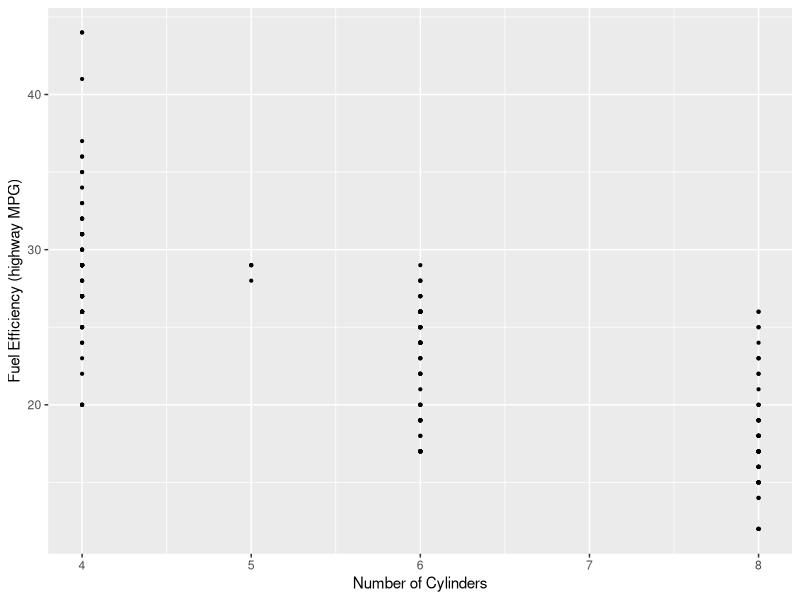
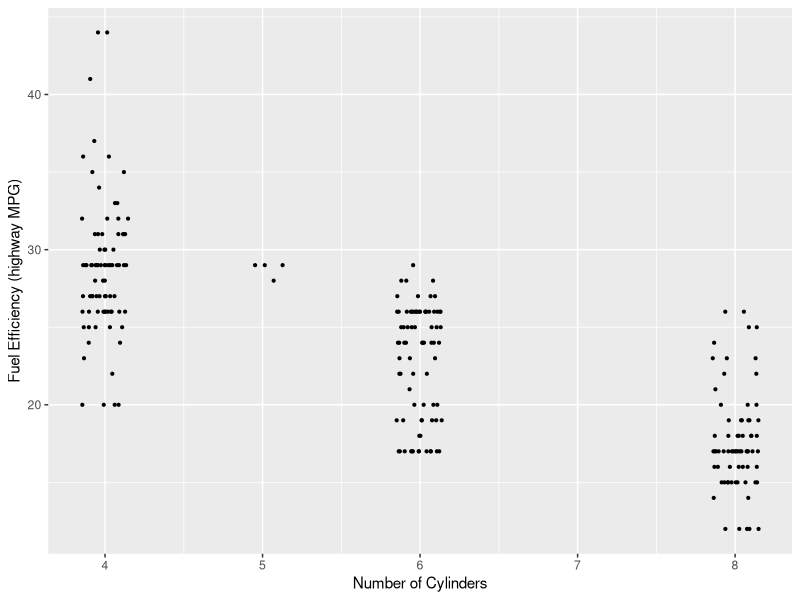
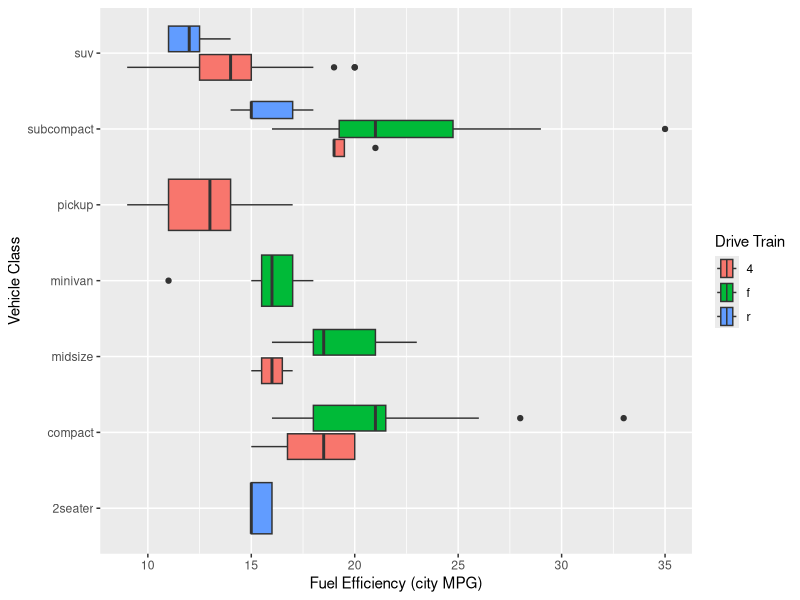
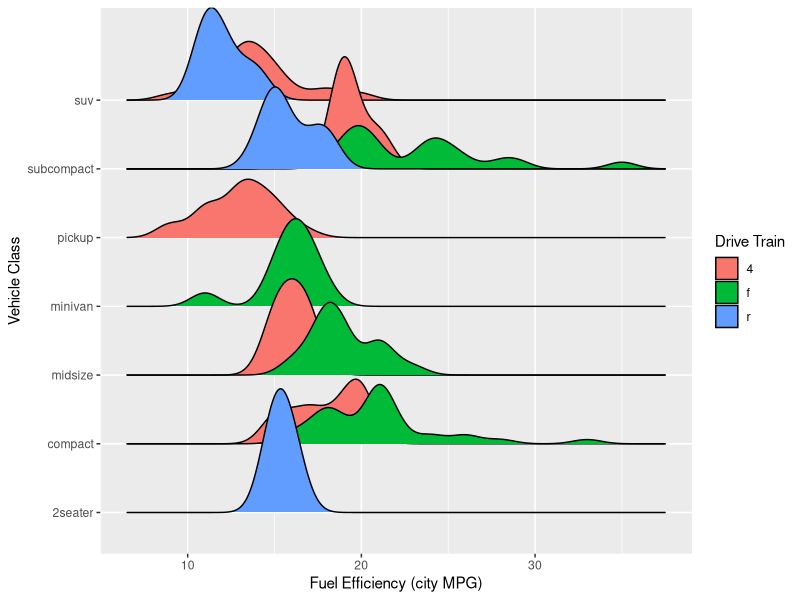

Write R code to recreate these figures, in order.
## ---- chunk 1
library(knitr)
library(ggplot2)
library(ggridges)
opts_chunk$set(fig.align="center", fig.height=4, fig.width=5.5)
## ---- chunk 2
ggplot(mpg, aes(cyl, hwy)) +
  geom_point(size = 0.75) +
  ylab("Fuel Efficiency (highway MPG)") +
  xlab("Number of Cylinders")

ggplot(mpg, aes(cyl, hwy)) +
  geom_point(
    size = 0.75,
    position = position_jitter(
      width = 0.15,
      height = 0)) +
  ylab("Fuel Efficiency (highway MPG)") +
  xlab("Number of Cylinders")
## ---- chunk 3
ggplot(mpg, aes(cty, class, fill = drv)) +
  geom_boxplot() +
  labs(
    y = "Vehicle Class",
    x = "Fuel Efficiency (city MPG)",
    fill = "Drive Train")

ggplot(mpg, aes(cty, class, fill = drv)) +
  geom_density_ridges() +
  labs(
    y = "Vehicle Class",
    x = "Fuel Efficiency (city MPG)",
    fill = "Drive Train")
